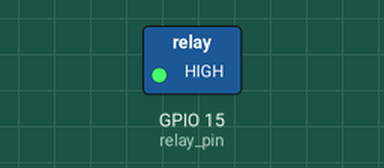
The program below on a simulated ESP32 board running MicroPython. Parts: switched loads named in the program (green lamp = pin HIGH). Dashed ring = blinking.

Above: at 0.2 s.
Timing chart, 0 to 3.0 s (numbered marks = the images above):
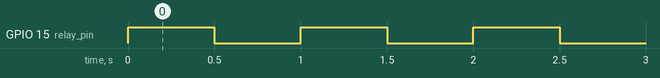

Measured:
- by itself, GPIO 15 (relay_pin): alternates HIGH for 0.50 s and LOW for 0.50 s

The program:

main.py
```python
'''
该程序作用是使用继电器模块控制 LED 闪烁
在线文档：https://docs.geeksman.com/esp32/MicroPython/24.esp32-micropython-relay.html
'''
import time
from machine import Pin


# 配置 GPIO 输出引脚
relay_pin = Pin(15, Pin.OUT)


# 打开继电器
def relay_on():
    relay_pin.value(1)


# 关闭继电器
def relay_off():
    relay_pin.value(0)


# 闪烁灯
def blink():
    relay_on()
    time.sleep(0.5)
    relay_off()
    time.sleep(0.5)


while True:
    blink()
```
